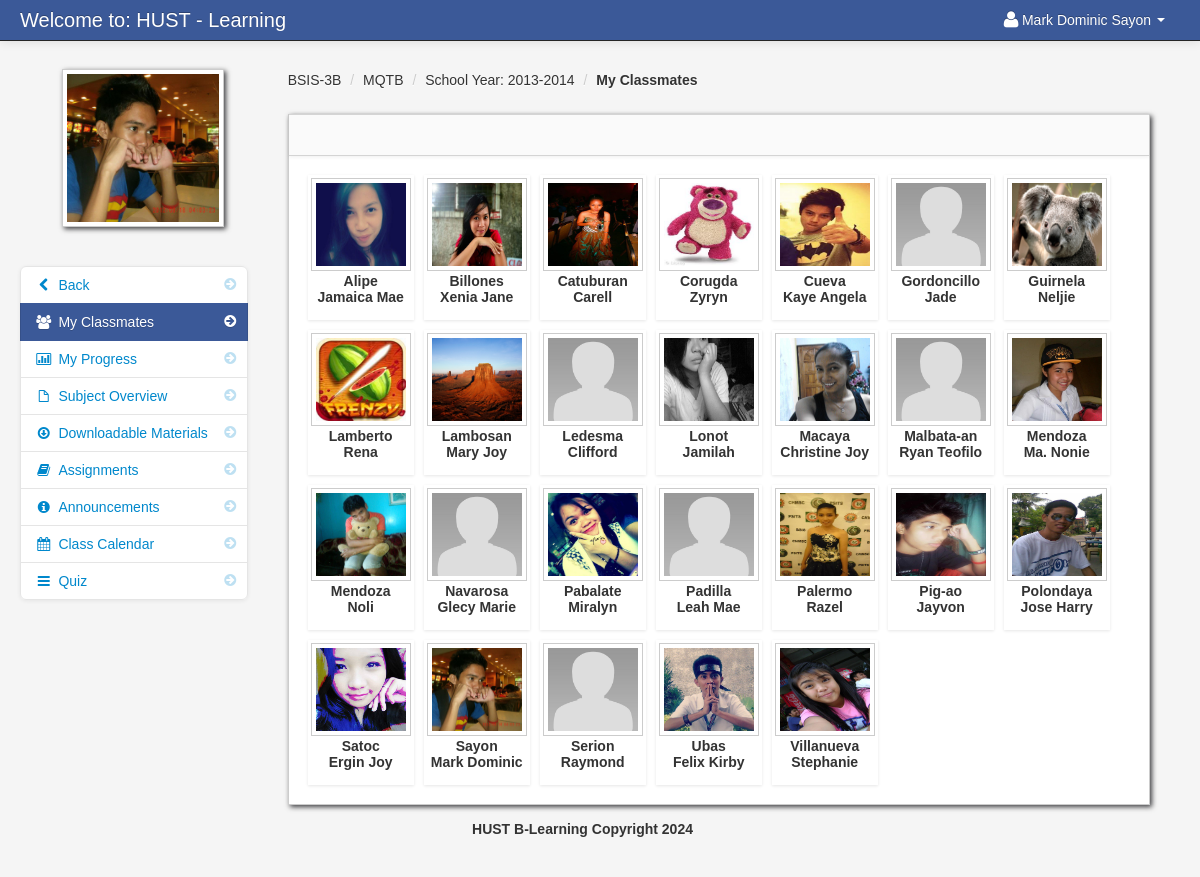
The app's page /my_classmates.php?id=172 (signed in) with its own data.
### tables this page shows
CREATE TABLE `student` (
  `student_id` int(11) NOT NULL,
  `firstname` varchar(100) NOT NULL,
  `lastname` varchar(100) NOT NULL,
  `class_id` int(11) NOT NULL,
  `username` varchar(100) NOT NULL,
  `password` varchar(100) NOT NULL,
  `location` varchar(100) NOT NULL,
  `status` varchar(100) NOT NULL
);

CREATE TABLE `class` (
  `class_id` int(11) NOT NULL,
  `class_name` varchar(100) NOT NULL
);

CREATE TABLE `subject` (
  `subject_id` int(11) NOT NULL,
  `subject_code` varchar(100) NOT NULL,
  `subject_title` varchar(100) NOT NULL,
  `category` varchar(100) NOT NULL,
  `description` longtext NOT NULL,
  `unit` int(11) NOT NULL,
  `Pre_req` varchar(100) NOT NULL,
  `semester` varchar(100) NOT NULL
);

CREATE TABLE `teacher_class` (
  `teacher_class_id` int(11) NOT NULL,
  `teacher_id` int(11) NOT NULL,
  `class_id` int(11) NOT NULL,
  `subject_id` int(11) NOT NULL,
  `thumbnails` varchar(100) NOT NULL,
  `school_year` varchar(100) NOT NULL
);

CREATE TABLE `teacher_class_student` (
  `teacher_class_student_id` int(11) NOT NULL,
  `teacher_class_id` int(11) NOT NULL,
  `student_id` int(11) NOT NULL,
  `teacher_id` int(11) NOT NULL
);

### session.php (called while the page is built, shortened)
<?php
$session_id=$_SESSION['id'];
?>

### my_classmates.php (the view, shortened to what this page needs)
<?php include('header_dashboard.php'); ?>
<?php include('session.php'); ?>
<?php $get_id = $_GET['id']; ?>
    <body>
		<?php include('navbar_student.php'); ?>
        <div class="container-fluid">
            <div class="row-fluid">
				<?php include('my_classmates_link.php'); ?>
                <div class="span9" id="content">
                     <div class="row-fluid">
					<?php $query = mysqli_query($conn,"select * from teacher_class_student
					LEFT JOIN teacher_class ON teacher_class.teacher_class_id = teacher_class_student.teacher_class_id
					JOIN class ON class.class_id = teacher_class.class_id
					JOIN subject ON subject.subject_id = teacher_class.subject_id
					where student_id = '$session_id'
					")or die(mysqli_error());
					$row = mysqli_fetch_array($query);
					?>
					     <ul class="breadcrumb">
							<li><a href="#"><?php echo $row['class_name']; ?></a> <span class="divider">/</span></li>
							<li><a href="#"><?php echo $row['subject_code']; ?></a> <span class="divider">/</span></li>
							<li><a href="#">School Year: <?php echo $row['school_year']; ?></a> <span class="divider">/</span></li>
							<li><a href="#"><b>My Classmates</b></a></li>
						</ul>
                        <div id="block_bg" class="block">
                            <div class="navbar navbar-inner block-header">
                            </div>
                            <div class="block-content collapse in">
                                <div class="span12">
									<ul	 id="da-thumbs" class="da-thumbs">
										    <?php
														$my_student = mysqli_query($conn,"SELECT *
														FROM teacher_class_student
														LEFT JOIN student ON student.student_id = teacher_class_student.student_id
														INNER JOIN class ON class.class_id = student.class_id where teacher_class_id = '$get_id' order by lastname ")or die(mysqli_error());
														while($row = mysqli_fetch_array($my_student)){
														$id = $row['teacher_class_student_id'];
														?>
											<li id="del<?php echo $id; ?>">
												<a  class="classmate_cursor" href="#">
														<img id="student_avatar_class" src ="admin/<?php echo $row['location'] ?>" width="124" height="140" class="img-polaroid">
												</a>
												<p class="class"><?php echo $row['lastname'];?></p>
												<p class="subject"><?php echo $row['firstname']; ?></p>
											</li>
									<?php } ?>
									</ul>
                                </div>
                            </div>
                        </div>
                    </div>
                </div>
            </div>
		<?php include('footer.php'); ?>
        </div>
		<?php include('script.php'); ?>
    </body>
</html>

### navbar_student.php (shortened to what this page needs)
<div class="navbar navbar-fixed-top navbar-inverse">
        <div class="navbar-inner">
            <div class="container-fluid">
                <a class="brand" href="#">Welcome to: HUST - Learning</a>
					<div class="nav-collapse collapse">
						<ul class="nav pull-right">
							<?php $query= mysqli_query($conn,"select * from student where student_id = '$session_id'")or die(mysqli_error());
									$row = mysqli_fetch_array($query);
							?>
							<li class="dropdown">
								<a href="#" role="button" class="dropdown-toggle" data-toggle="dropdown"> <i class="icon-user icon-large"></i><?php echo $row['firstname']." ".$row['lastname'];  ?> <i class="caret"></i></a>
							</li>
						</ul>
					</div>
            </div>
        </div>
</div>

### my_classmates_link.php (shortened to what this page needs)
<div class="span3" id="sidebar">
	<img id="avatar" src="admin/<?php echo $row['location']; ?>" class="img-polaroid">
		<ul class="nav nav-list bs-docs-sidenav nav-collapse collapse">
				<li class=""><a href="dashboard_student.php"><i class="icon-chevron-right"></i><i class="icon-chevron-left"></i>&nbsp;Back</a></li>
				<li class="active"><a href="my_classmates.php<?php echo '?id='.$get_id; ?>"><i class="icon-chevron-right"></i><i class="icon-group"></i>&nbsp;My Classmates</a></li>
				<li class=""><a href="progress.php<?php echo '?id='.$get_id; ?>"><i class="icon-chevron-right"></i><i class="icon-bar-chart"></i>&nbsp;My Progress</a></li>
				<li class=""><a href="subject_overview_student.php<?php echo '?id='.$get_id; ?>"><i class="icon-chevron-right"></i><i class="icon-file"></i>&nbsp;Subject Overview</a></li>
				<li class=""><a href="downloadable_student.php<?php echo '?id='.$get_id; ?>"><i class="icon-chevron-right"></i><i class="icon-download"></i>&nbsp;Downloadable Materials</a></li>
				<li class=""><a href="assignment_student.php<?php echo '?id='.$get_id; ?>"><i class="icon-chevron-right"></i><i class="icon-book"></i>&nbsp;Assignments</a></li>
				<li class=""><a href="announcements_student.php<?php echo '?id='.$get_id; ?>"><i class="icon-chevron-right"></i><i class="icon-info-sign"></i>&nbsp;Announcements</a></li>
				<li class=""><a href="class_calendar_student.php<?php echo '?id='.$get_id; ?>"><i class="icon-chevron-right"></i><i class="icon-calendar"></i>&nbsp;Class Calendar</a></li>
				<li class=""><a href="student_quiz_list.php<?php echo '?id='.$get_id; ?>"><i class="icon-chevron-right"></i><i class="icon-reorder"></i>&nbsp;Quiz</a></li>
		</ul>
</div>

### admin/assets/styles.css (style rules this page uses)
body { padding-top: 60px; padding-bottom: 40px; background-color: #f5f5f5; }
#content { margin-left:0px; }
.breadcrumb { margin: 0 0 0px; padding: 10px 0px; background-color: transparent; }
.block { background: url("../images/pixel-60fff.png") repeat scroll 0 0 rgba(0, 0, 0, 0) !important; border: 1px solid #ccc; background: white; margin: 1em 0em; border-top: none; -webkit-box-shadow: 2px 2px 5px rgba(0, 0, 6, 0.75); -moz-box-shadow: 2px 2px 5px rgba(0, 0, 6, 0.75); box-shadow: 2px 2px 5px rgba(0, 0, 6, 0.75); }
.block-content { margin: 1em; min-height: .25em; }
.block-header { margin-bottom: 0px; border-right: none; border-left: none; -webkit-border-radius: 0px; -moz-border-radius: 0px; border-radius: 0px; }
.bs-docs-sidenav { max-width: 228px; margin: 30px 0 0; padding: 0; background-color: #fff; -webkit-border-radius: 6px; -moz-border-radius: 6px; border-radius: 6px; -webkit-box-shadow: 0 1px 4px rgba(0,0,0,.065); -moz-box-shadow: 0 1px 4px rgba(0,0,0,.065); box-shadow: 0 1px 4px rgba(0,0,0,.065); }
.bs-docs-sidenav > li > a { display: block; width: 190px \9; margin: 0 0 -1px; padding: 8px 14px; border: 1px solid #e5e5e5; }
.bs-docs-sidenav > li:first-child > a { -webkit-border-radius: 6px 6px 0 0; -moz-border-radius: 6px 6px 0 0; border-radius: 6px 6px 0 0; }
.bs-docs-sidenav > li:last-child > a { -webkit-border-radius: 0 0 6px 6px; -moz-border-radius: 0 0 6px 6px; border-radius: 0 0 6px 6px; }
.bs-docs-sidenav > .active > a { position: relative; z-index: 2; padding: 9px 15px; border: 0; text-shadow: 0 1px 0 rgba(0,0,0,.15); -webkit-box-shadow: inset 1px 0 0 rgba(0,0,0,.1), inset -1px 0 0 rgba(0,0,0,.1); -moz-box-shadow: inset 1px 0 0 rgba(0,0,0,.1), inset -1px 0 0 rgba(0,0,0,.1); box-shadow: inset 1px 0 0 rgba(0,0,0,.1), inset -1px 0 0 rgba(0,0,0,.1); }
.bs-docs-sidenav .icon-chevron-right { float: right; margin-top: 2px; margin-right: -6px; opacity: .25; }
.bs-docs-sidenav .active .icon-chevron-right, .bs-docs-sidenav .active a:hover .icon-chevron-right { opacity: 1; }

### admin/assets/style.css (style rules this page uses)
.da-thumbs { float: left; list-style: none outside none; margin: 0; padding: 0; position: relative; }
.da-thumbs li { float: left; margin: 5px; padding: 3px; position: relative; box-shadow: 0 1px 3px rgba(0,0,0,0.1); }
.da-thumbs li a, .da-thumbs li a img { display: block; position: relative; }
.da-thumbs li a { overflow: hidden; }
.class { font-family: helvetica !important; font-weight: bold; text-align: center; }
.subject { font-family: helvetica !important; font-weight: bold; text-align: center; margin-top: -14px; }

### records on screen
student: firstname "Mark Dominic", lastname "Sayon", location (picture)
class: class_name "BSIS-3B"
subject: subject_code "MQTB"
teacher_class: school_year "2013-2014"
teacher_class_student: student.location (picture), student.lastname "Alipe", student.firstname "Jamaica Mae"
teacher_class_student: student.location (picture), student.lastname "Billones", student.firstname "Xenia Jane"
teacher_class_student: student.location (picture), student.lastname "Catuburan", student.firstname "Carell"
teacher_class_student: student.location (picture), student.lastname "Corugda", student.firstname "Zyryn"
teacher_class_student: student.location (picture), student.lastname "Cueva", student.firstname "Kaye Angela"
teacher_class_student: student.location (placeholder picture), student.lastname "Gordoncillo", student.firstname "Jade"
teacher_class_student: student.location (picture), student.lastname "Guirnela", student.firstname "Neljie"
teacher_class_student: student.location (picture), student.lastname "Lamberto", student.firstname "Rena"
teacher_class_student: student.location (picture), student.lastname "Lambosan", student.firstname "Mary Joy"
teacher_class_student: student.location (placeholder picture), student.lastname "Ledesma", student.firstname "Clifford"
teacher_class_student: student.location (picture), student.lastname "Lonot", student.firstname "Jamilah"
teacher_class_student: student.location (picture), student.lastname "Macaya", student.firstname "Christine Joy"
teacher_class_student: student.location (placeholder picture), student.lastname "Malbata-an", student.firstname "Ryan Teofilo"
teacher_class_student: student.location (picture), student.lastname "Mendoza", student.firstname "Ma. Nonie"
teacher_class_student: student.location (picture), student.lastname "Mendoza", student.firstname "Noli"
teacher_class_student: student.location (placeholder picture), student.lastname "Navarosa", student.firstname "Glecy Marie"
teacher_class_student: student.location (picture), student.lastname "Pabalate", student.firstname "Miralyn"
teacher_class_student: student.location (placeholder picture), student.lastname "Padilla", student.firstname "Leah Mae"
teacher_class_student: student.location (picture), student.lastname "Palermo", student.firstname "Razel"
teacher_class_student: student.location (picture), student.lastname "Pig-ao", student.firstname "Jayvon"
teacher_class_student: student.location (picture), student.lastname "Polondaya", student.firstname "Jose Harry"
teacher_class_student: student.location (picture), student.lastname "Satoc", student.firstname "Ergin Joy"
teacher_class_student: student.location (picture), student.lastname "Sayon", student.firstname "Mark Dominic"
teacher_class_student: student.location (placeholder picture), student.lastname "Serion", student.firstname "Raymond"
teacher_class_student: student.location (picture), student.lastname "Ubas", student.firstname "Felix Kirby"
teacher_class_student: student.location (picture), student.lastname "Villanueva", student.firstname "Stephanie"
